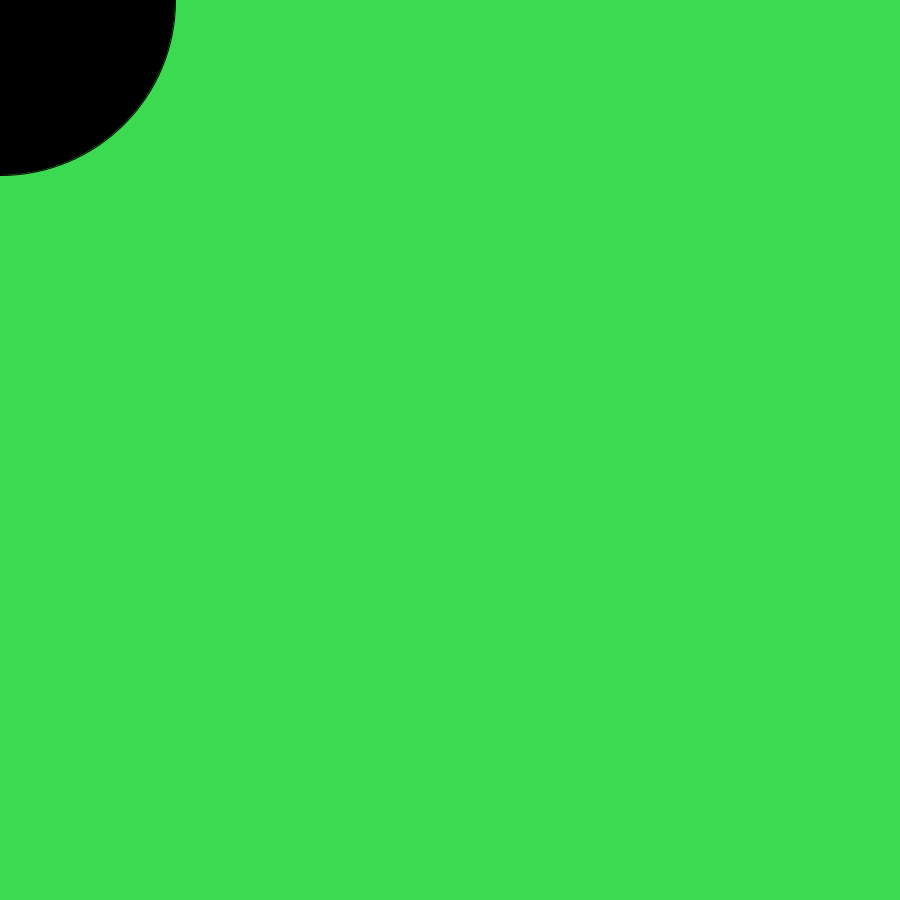
Frame 1 (no input)
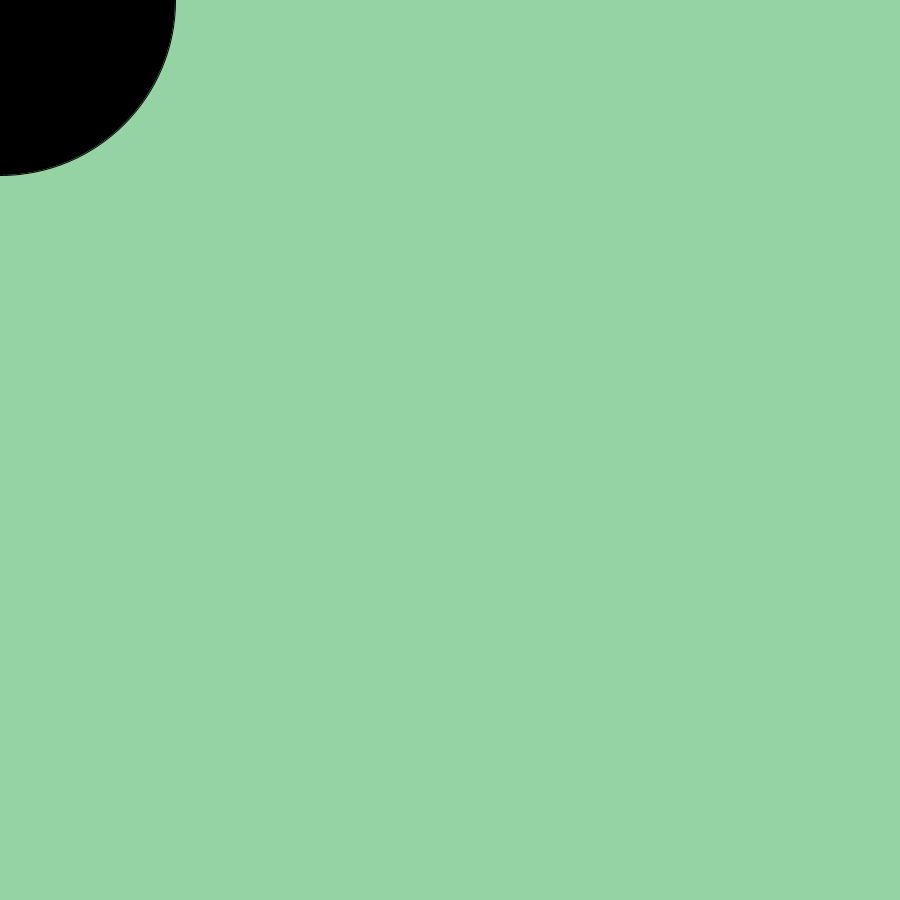
Frame 60 (the mouse pressed at the canvas centre just before this capture)
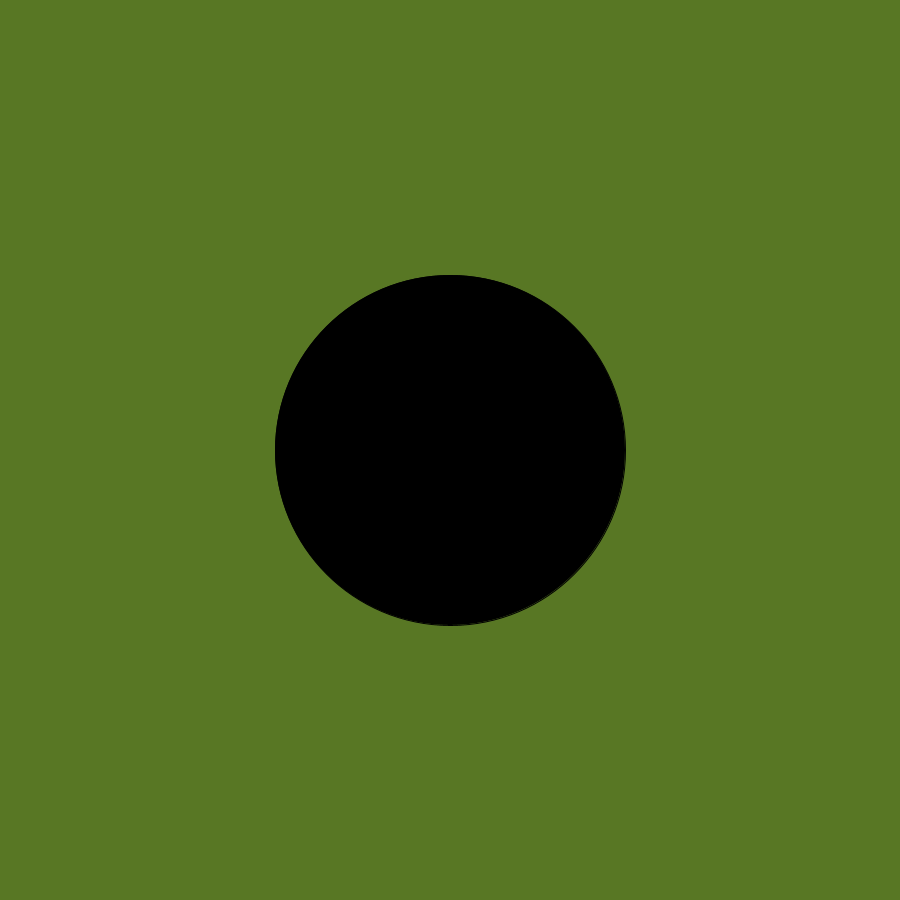
Frame 120 (the mouse held since frame 60 and released just before this capture)

The Processing sketch that drew these frames (run headless with seeded random() and noise(); from frame 60 on, the mouse is pressed at the canvas centre):

// Processing sketch: hi
// ── hi.pde
void setup(){
 size(900,900);
background(random(255),random(255),random(255));
 fill(0,0,0);
  

  
  
}
void draw(){
 background(random(255),random(255),random(255)); 
  
  ellipse(mouseX,mouseY,350,350);
  
  
}
